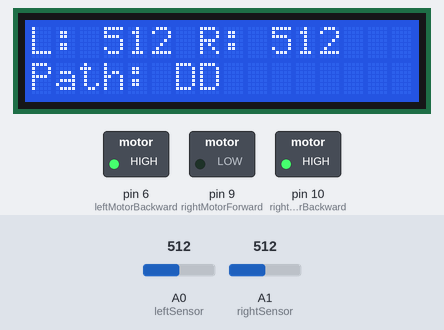
A sketch run on a simulated Arduino Uno, built with avr-gcc and run on an emulated ATmega328P. On the bench: 16×2 character LCD, switched loads named in the sketch (green lamp = pin HIGH). The inputs (shaded band) are chosen by the test bench; at power-on: A1 (rightSensor) = 512, A0 (leftSensor) = 512. Pins used as bus, display or sensor lines are not drawn.

Above: at 3.2 s.
3.3 s: A1 (rightSensor) set to 308
At 5.1 s:
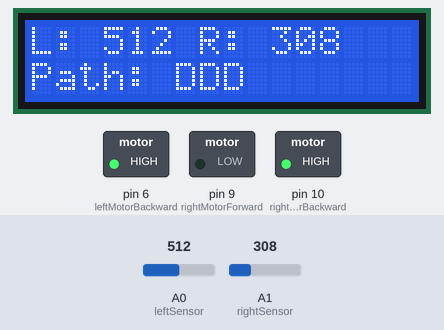
7.6 s: A1 (rightSensor) set to 286
At 10.2 s:
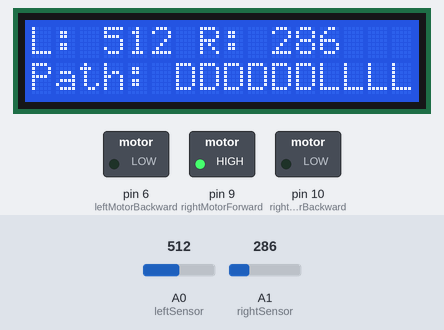
11.9 s: A0 (leftSensor) set to 309
At 12.04 s:
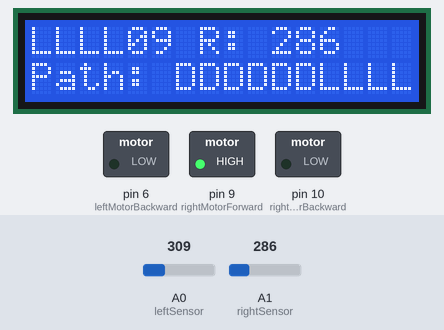
13.7 s: A0 (leftSensor) set to 284
At 16.14 s:
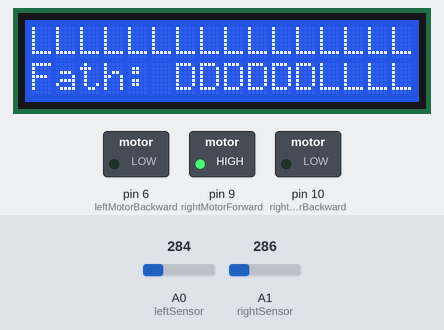
17.9 s: A1 (rightSensor) set to 306
At 18.5 s:
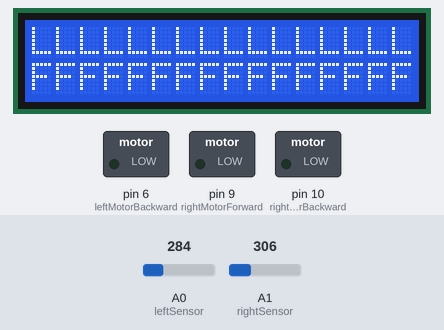
22.2 s: A0 (leftSensor) set to 306
At 25.9 s:
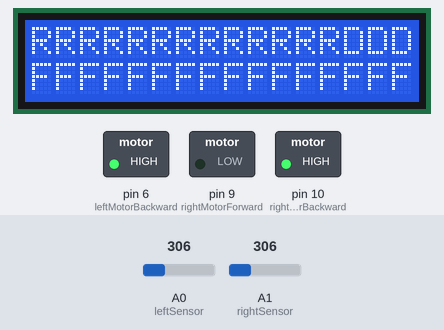
Timing chart, 0 to 27.4 s (numbered marks = the images above; inputs shaded):
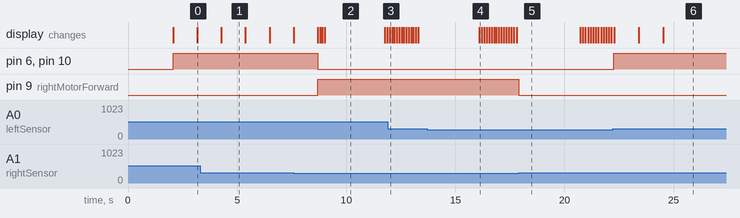

The sketch:

robograph.ino
```cpp
#include <LiquidCrystal.h>

// Définition des broches
const int leftMotorForward = 5;   // Broche pour moteur gauche en avant
const int leftMotorBackward = 6;  // Broche pour moteur gauche en arrière
const int rightMotorForward = 9;  // Broche pour moteur droit en avant
const int rightMotorBackward = 10; // Broche pour moteur droit en arrière

const int leftSensor = 0;        // Broche pour le capteur gauche (A0)
const int rightSensor = 1;       // Broche pour le capteur droit (A1)

// Initialisation de l'écran LCD
LiquidCrystal lcd(12, 11, 5, 4, 3, 2); // (RS, E, D4, D5, D6, D7)

// Variables pour le chemin
String path = "";

void setup() {
    // Initialiser les broches comme sorties
    pinMode(leftMotorForward, OUTPUT);
    pinMode(leftMotorBackward, OUTPUT);
    pinMode(rightMotorForward, OUTPUT);
    pinMode(rightMotorBackward, OUTPUT);

    // Initialiser les capteurs
    pinMode(leftSensor, INPUT);
    pinMode(rightSensor, INPUT);

    // Initialiser l'écran LCD
    lcd.begin(16, 2);
    lcd.print("Starting...");
    delay(2000);
    lcd.clear();
}

void loop() {
    // Lire les capteurs
    int leftValue = analogRead(leftSensor);
    int rightValue = analogRead(rightSensor);

    // Afficher les valeurs des capteurs sur l'écran LCD
    lcd.setCursor(0, 0);
    lcd.print("L: ");
    lcd.print(leftValue);
    lcd.print(" R: ");
    lcd.print(rightValue);

    // Vérifier les conditions de navigation
    if (leftValue < 300 && rightValue < 300) {
        // Avancer
        moveForward();
        path += "F"; // Enregistrer le mouvement dans le chemin
        lcd.setCursor(0, 1);
        lcd.print("Path: " + path);
    } else if (leftValue < 300) {
        // Tourner à droite
        turnRight();
        path += "R"; // Enregistrer le mouvement dans le chemin
        lcd.setCursor(0, 1);
        lcd.print("Path: " + path);
    } else if (rightValue < 300) {
        // Tourner à gauche
        turnLeft();
        path += "L"; // Enregistrer le mouvement dans le chemin
        lcd.setCursor(0, 1);
        lcd.print("Path: " + path);
    } else {
        // Retour en arrière (Dead End)
        moveBackward();
        path += "D"; // Enregistrer le cul de sac dans le chemin
        lcd.setCursor(0, 1);
        lcd.print("Path: " + path);
        delay(1000); // Attendre un moment avant de tourner
    }

    delay(100); // Petite pause avant la prochaine lecture
}

// Fonctions pour contrôler le mouvement
void moveForward() {
    digitalWrite(leftMotorForward, HIGH);
    digitalWrite(rightMotorForward, HIGH);
    digitalWrite(leftMotorBackward, LOW);
    digitalWrite(rightMotorBackward, LOW);
}

void turnRight() {
    digitalWrite(leftMotorForward, HIGH);
    digitalWrite(rightMotorForward, LOW);
    digitalWrite(leftMotorBackward, LOW);
    digitalWrite(rightMotorBackward, LOW);
}

void turnLeft() {
    digitalWrite(leftMotorForward, LOW);
    digitalWrite(rightMotorForward, HIGH);
    digitalWrite(leftMotorBackward, LOW);
    digitalWrite(rightMotorBackward, LOW);
}

void moveBackward() {
    digitalWrite(leftMotorForward, LOW);
    digitalWrite(rightMotorForward, LOW);
    digitalWrite(leftMotorBackward, HIGH);
    digitalWrite(rightMotorBackward, HIGH);
}
```

Measured:
- the behaviour switches between 300 and 299 on A1 (rightSensor) (found by bisection; images 1 and 2)
- the behaviour switches between 300 and 299 on A0 (leftSensor) (found by bisection; images 3 and 4)
- after the input at 7.6 s, pin 6 (leftMotorBackward), pin 10 (rightMotorBackward): HIGH → LOW after 1.1 s; pin 9 (rightMotorForward): LOW → HIGH after 1.1 s; the display: first changes after 1.1 s (image 2 shows a later state)
- after the input at 13.7 s, the display: changes after 2.4 s (image 4)
- after the input at 17.9 s, pin 9 (rightMotorForward): HIGH → LOW at once
- after the input at 22.2 s, pin 6 (leftMotorBackward), pin 10 (rightMotorBackward): LOW → HIGH after 0.06 s; the display: first changes after 0.07 s (image 6 shows a later state)
- what the display in image 1 shows lasts 1.1 s, from 4.3 s to 5.4 s
